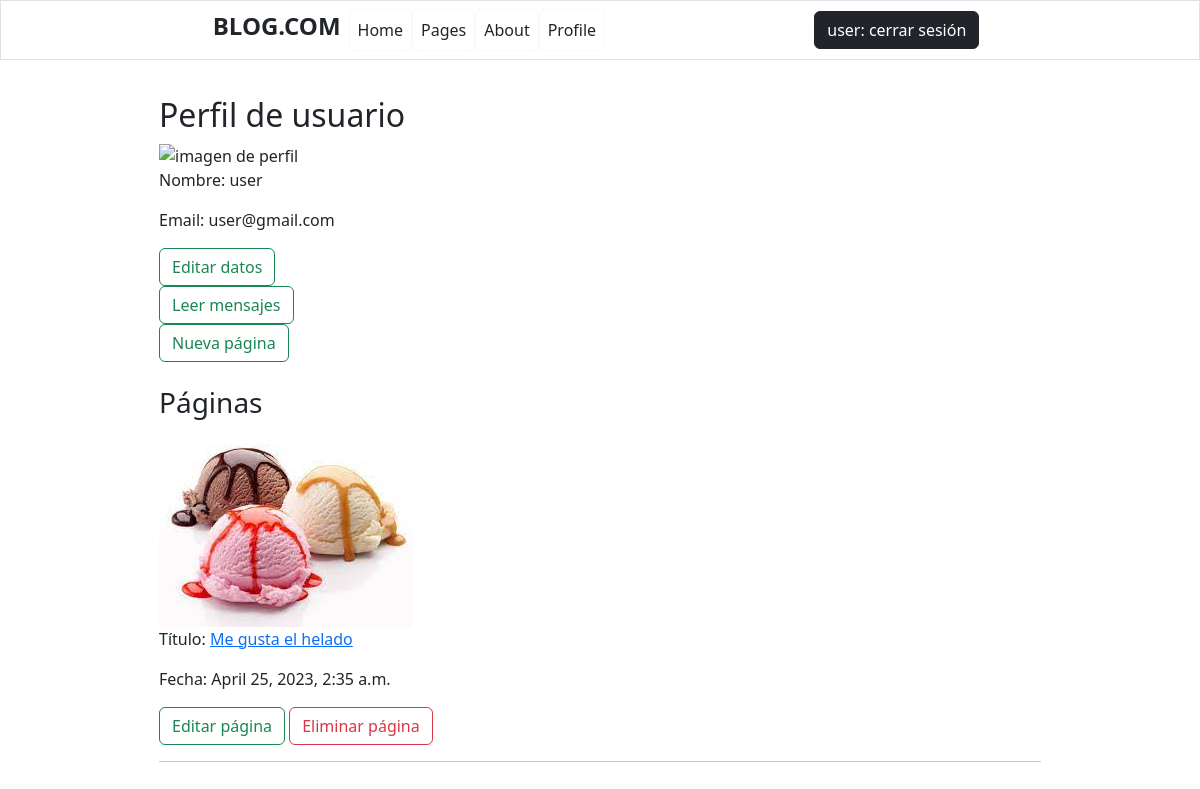
Screenshot of /profile/ (signed in) with the database file from the repository.
### blog/models.py (models this page shows, shortened)
class Blog(models.Model):
    titulo = models.CharField(max_length=100, null=True)
    subtitulo = models.CharField(max_length=200, null=True)
    cuerpo = models.CharField(max_length=1200, null=True)
    autor = models.ForeignKey(User, null=True, blank=True, on_delete=models.CASCADE)
    fecha = models.DateTimeField(auto_now_add=True)
    imagen = models.ImageField(upload_to='images', null=True, blank=True)
    deleted = models.BooleanField(default=False)

### perfiles/views.py (the view, shortened to what this page needs)
# urls.py: path('profile/', include('perfiles.urls')),
def profile(request):
	mensaje = ""
	username = ""
	paginas = ""
	perfil = None
	if request.user.is_authenticated:
		username = request.user.username
		perfil = Perfil.objects.filter(usuario = request.user, deleted = False).first()
		paginas = Blog.objects.filter(autor = request.user, deleted = False).all()
		logger.error("perfil.link: "+str(perfil.link))
		if perfil is None:
			return redirect('../login')
	else:
		return redirect('../login')
	context = {
		'mensaje':mensaje,
		'username':username,
		'perfil':perfil,
		'paginas':paginas,
		}
	return render(request, 'perfil/profile.html', context)

### templates/perfil/profile.html (shortened to what this page needs)
{% extends '../main.html' %}
{% load static %}
{% block content %}
<div class="container mx-auto mt-5 mb-5">
	<div class="row col-lg-10 col-md-8 mx-auto">
		<div class="p-4">
			<h2>Perfil de usuario</h2>
			{% if perfil.imagen == "" %}
				<img style="max-width: 300px; max-height: 300px;" src="https://cdn-icons-png.flaticon.com/512/6522/6522516.png" alt="imagen de perfil">
			{% else %}
				<img style="max-width: 300px; max-height: 300px;" src="{% static '../media/' %}{{perfil.imagen}}" alt="imagen de perfil">
			{% endif %}
			<p>Nombre: {{user.username}}</p>
			<p>Email: {{user.email}}</p>
			<a class="btn btn-outline-success" href="{% url 'editprofile' %}">Editar datos</a>
			<br>
			<a class="btn btn-outline-success" href="{% url 'mensajes' %}">Leer mensajes</a>
			<br>
			<a class="btn btn-outline-success" href="{% url 'createpage' %}">Nueva página</a>				<br>
			<br>
			{% if paginas|length > 0 %}
				<h3>Páginas</h3>
				{% for pagina in paginas %}
					<img src="{% static '../media/' %}{{pagina.imagen}}" style="max-width: 300px; max-height: 300px;" alt="imagen de pagina">
					<p>Título: <a href="{% url 'page' %}?id={{pagina.id}}">{{pagina.titulo}}</a></p>
					<p>Fecha: {{pagina.fecha}}</p>
					<form method="POST">
						<button class="btn btn-outline-success" type="submit" name="editar" value="{{pagina.id}}">Editar página</button>
						<button class="btn btn-outline-danger" type="submit" name="eliminar" value="{{pagina.id}}">Eliminar página</button>
					</form>
					<hr>
				{% endfor %}
			{% else %}
				<h3>No hay páginas creadas.</h3>
			{% endif %}
		</div>
	</div>
</div>
{% endblock %}

### templates/main.html (shortened to what this page needs)
{% load static %}
<!DOCTYPE html>
<html>
<head>
    <link href="https://cdn.jsdelivr.net/npm/bootstrap@5.2.3/dist/css/bootstrap.min.css" rel="stylesheet">
</head>
<body>
    <nav class="navbar navbar-expand-lg border fixed-top mx-auto bg-white">
        <div class="container-fluid col-lg-8">
            <h4><strong>BLOG.COM</strong></h4>
			<div class="collapse navbar-collapse ms-2" id="mynavbar">
				<ul class="navbar-nav">
                    <li class="nav-item">
						<a class="nav-link text-dark btn btn-outline-light" href="{% url 'home' %}">Home</a>
					</li>
					<li class="nav-item">
						<a class="nav-link text-dark btn btn-outline-light" href="{% url 'pages' %}">Pages</a>
					</li>
                    <li class="nav-item">
						<a class="nav-link text-dark btn btn-outline-light" href="{% url 'about' %}">About</a>
					</li>
                    {% if username|length > 0 %}
                        {% if user.is_staff %}
                        <li class="nav-item">
                            <a class="nav-link text-dark btn btn-outline-light" href="admin/">Profile</a>
                        </li>
                        {% else %}
                        <li class="nav-item">
                            <a class="nav-link text-dark btn btn-outline-light" href="{% url 'profile' %}">Profile</a>
                        </li>
                        {% endif %}
                    {% endif %}
                </ul>
                    {% if username|length > 0 %}
                        <a class="d-flex ms-auto me-2 btn btn-dark" href="{% url 'logout' %}">{{username}}: cerrar sesión</a>
                    {% else %}
                        <a href="{% url 'login' %}" type="button" class="d-flex me-2 btn btn-success">Iniciar sesión</a>
                    {% endif %}
			</div>
		</div>
    </nav>
    <br>
    {% block content %}
    {% endblock content %}
</body>
</html>

### rows the page displays
Blog: imagen (picture), titulo "Me gusta el helado", fecha "April 25, 2023, 2:35 a.m.", {{ pagina.id }} 1 (drawn)

### other values shown
{{ username }} "user"
{{ user.username }} "user"
{{ user.email }} "user@gmail.com"
